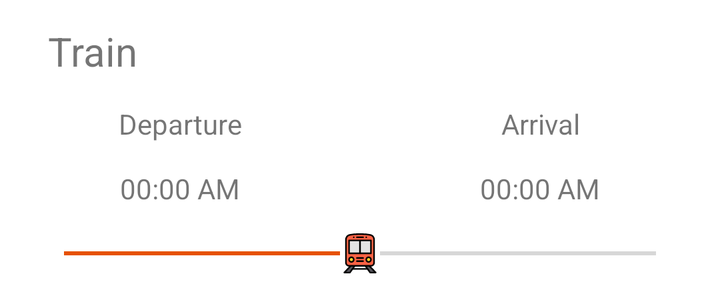
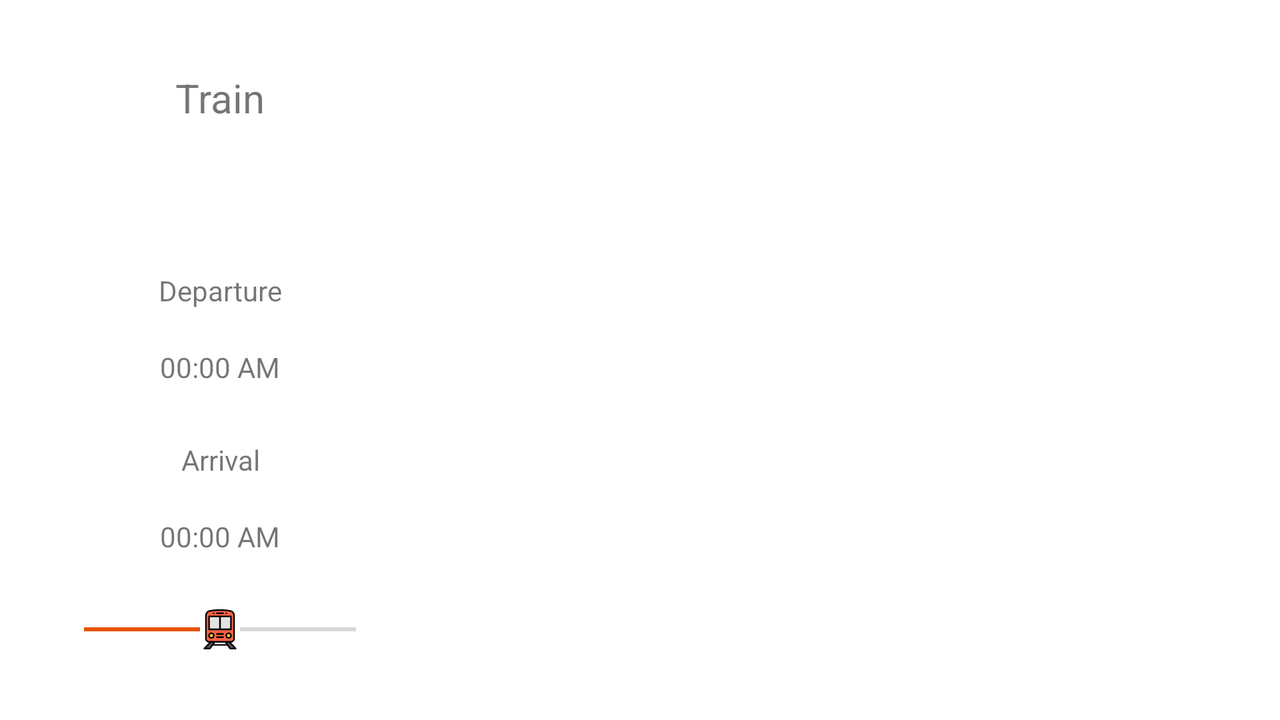

The same Android screen from two of the app's own layout files: first res/layout/ as a phone draws it, then the repository's variant for another configuration, drawn on a device whose configuration selects that folder. Both files follow.
<!-- AndroidManifest.xml: application theme AppTheme -->
<!-- res/layout/fragment_train_detail.xml -->
<?xml version="1.0" encoding="utf-8"?>

<androidx.constraintlayout.widget.ConstraintLayout xmlns:android="http://schemas.android.com/apk/res/android"
    xmlns:app="http://schemas.android.com/apk/res-auto"
    xmlns:tools="http://schemas.android.com/tools"
    android:layout_width="match_parent"
    android:layout_height="150dp"
    android:layout_alignParentBottom="false"
    android:background="@drawable/round_rect">

    <TextView
        android:id="@+id/lblDetailTrain"
        android:layout_width="wrap_content"
        android:layout_height="wrap_content"
        android:layout_marginStart="24dp"
        android:layout_marginTop="12dp"
        android:text="@string/train"
        android:textSize="20sp"
        app:layout_constraintEnd_toStartOf="@+id/lblDetailDelay"
        app:layout_constraintHorizontal_bias="0.0"
        app:layout_constraintStart_toStartOf="parent"
        app:layout_constraintTop_toTopOf="parent" />

    <TextView
        android:id="@+id/lblDetailStDeparture"
        android:layout_width="0dp"
        android:layout_height="wrap_content"
        android:layout_marginHorizontal="16dp"
        android:layout_marginVertical="12dp"
        android:layout_weight="1"
        android:gravity="center"
        android:text="@string/departure"
        android:textAlignment="center"
        android:textSize="14sp"
        app:layout_constraintBottom_toTopOf="@+id/lblDetailDeparture"
        app:layout_constraintEnd_toStartOf="@+id/lblDetailStArrival"
        app:layout_constraintHorizontal_bias="0.5"
        app:layout_constraintStart_toStartOf="parent"
        app:layout_constraintTop_toBottomOf="@id/lblDetailTrain" />

    <TextView
        android:id="@+id/lblDetailDeparture"
        android:layout_width="0dp"
        android:layout_height="wrap_content"
        android:layout_marginHorizontal="16dp"
        android:layout_marginBottom="12dp"
        android:layout_weight="1"
        android:gravity="center"
        android:text="@string/default_time"
        android:textAlignment="center"
        android:textSize="14sp"
        app:layout_constraintBottom_toTopOf="@+id/trainStatusBar"
        app:layout_constraintEnd_toStartOf="@+id/lblDetailArrival"
        app:layout_constraintHorizontal_bias="0.5"
        app:layout_constraintStart_toStartOf="parent"
        app:layout_constraintTop_toBottomOf="@+id/lblDetailStDeparture" />

    <TextView
        android:id="@+id/lblDetailStArrival"
        android:layout_width="0dp"
        android:layout_height="wrap_content"
        android:layout_marginHorizontal="16dp"
        android:layout_marginVertical="12dp"
        android:layout_weight="1"
        android:gravity="center"
        android:text="@string/arrival"
        android:textAlignment="center"
        android:textSize="14sp"
        app:layout_constraintBottom_toTopOf="@+id/lblDetailDeparture"
        app:layout_constraintEnd_toEndOf="parent"
        app:layout_constraintHorizontal_bias="0.5"
        app:layout_constraintStart_toEndOf="@+id/lblDetailStDeparture"
        app:layout_constraintTop_toBottomOf="@id/lblDetailTrain" />

    <TextView
        android:id="@+id/lblDetailArrival"
        android:layout_width="0dp"
        android:layout_height="wrap_content"
        android:layout_marginHorizontal="16dp"
        android:layout_marginVertical="12dp"
        android:layout_weight="1"
        android:gravity="center"
        android:text="@string/default_time"
        android:textAlignment="center"
        android:textSize="14sp"
        app:layout_constraintBottom_toTopOf="@+id/trainStatusBar"
        app:layout_constraintEnd_toEndOf="parent"
        app:layout_constraintHorizontal_bias="0.5"
        app:layout_constraintStart_toEndOf="@+id/lblDetailDeparture"
        app:layout_constraintTop_toBottomOf="@+id/lblDetailStDeparture" />

    <SeekBar
        android:id="@+id/trainStatusBar"
        style="@style/Widget.AppCompat.SeekBar"
        android:layout_width="match_parent"
        android:layout_height="wrap_content"
        android:layout_marginHorizontal="16dp"
        android:layout_marginBottom="12dp"
        android:layout_weight="1"
        android:max="100"
        android:min="0"
        android:progress="50"
        android:progressTint="@color/colorAccent"
        android:thumb="@drawable/thumb_train"
        app:layout_constraintBottom_toBottomOf="parent"
        app:layout_constraintTop_toBottomOf="@+id/lblDetailDeparture"
        tools:layout_editor_absoluteX="16dp" />

    <TextView
        android:id="@+id/lblDetailDelay"
        android:layout_width="wrap_content"
        android:layout_height="wrap_content"
        android:layout_marginTop="12dp"
        android:layout_marginEnd="24dp"
        android:layout_marginBottom="12dp"
        android:text=""
        app:layout_constraintBottom_toTopOf="@+id/lblDetailStArrival"
        app:layout_constraintEnd_toEndOf="parent"
        app:layout_constraintTop_toTopOf="parent" />

</androidx.constraintlayout.widget.ConstraintLayout>
<!-- resources referenced by this layout -->
<resources>
  <color name="colorAccent">#E65100</color>
  <!-- drawable round_rect (drawable) -->
  <?xml version="1.0" encoding="utf-8"?>
  
  <shape xmlns:android="http://schemas.android.com/apk/res/android"
      android:shape="rectangle">
      <solid android:color="@color/background" />
      <corners
          android:topLeftRadius="20dp"
          android:topRightRadius="20dp" />
  </shape>
  <!-- drawable thumb_train: vector/xml drawable (drawable, 4279 chars, omitted) -->
  <string name="arrival">Arrival</string>
  <string name="default_time">00:00 AM</string>
  <string name="departure">Departure</string>
  <string name="train">Train</string>
  <style name="AppTheme" parent="Theme.MaterialComponents.DayNight.NoActionBar">
          <item name="colorPrimary">@color/colorPrimary</item>
          <item name="colorPrimaryDark">@color/colorPrimaryDark</item>
          <item name="colorAccent">@color/colorAccent</item>
          <item name="actionBarTheme">@style/AppTheme.ActionBar</item>
          <item name="alertDialogTheme">@style/AppTheme.AlertDialog</item>
          <item name="android:windowIsTranslucent">true</item>
          <item name="android:windowBackground">@android:color/transparent</item>
      </style>
  <color name="colorPrimary">#F57C00</color>
  <color name="colorPrimaryDark">#EF6C00</color>
  <style name="AppTheme.ActionBar" parent="ThemeOverlay.MaterialComponents.ActionBar">
          <item name="android:textColorPrimary">@android:color/white</item>
          <item name="android:textColorSecondary">@android:color/white</item>
          <item name="android:textColorHint">@android:color/white</item>
          <item name="android:itemTextAppearance">@style/AppTheme.ActionBar.TextAppearance</item>
      </style>
  <style name="AppTheme.AlertDialog" parent="Theme.MaterialComponents.DayNight.Dialog.Alert">
          <item name="colorPrimary">@color/colorPrimary</item>
          <item name="colorPrimaryDark">@color/colorPrimaryDark</item>
          <item name="colorAccent">@color/colorAccent</item>
      </style>
  <style name="AppTheme.ActionBar.TextAppearance" parent="TextAppearance.MaterialComponents.Body1">
          <item name="android:textColor">@color/colorTextDark</item>
      </style>
  <color name="colorTextDark">#444444</color>
</resources>
<!-- res/layout-land/fragment_train_detail.xml (the repository's variant of the layout above) -->
<!-- drawn on the phone turned sideways -->
<?xml version="1.0" encoding="utf-8"?>

<androidx.constraintlayout.widget.ConstraintLayout xmlns:android="http://schemas.android.com/apk/res/android"
    xmlns:app="http://schemas.android.com/apk/res-auto"
    android:layout_width="220dp"
    android:layout_height="match_parent"
    android:layout_alignParentBottom="false"
    android:background="@color/background">

    <TextView
        android:id="@+id/lblDetailTrain"
        android:layout_width="wrap_content"
        android:layout_height="wrap_content"
        android:layout_marginStart="24dp"
        android:layout_marginTop="16dp"
        android:layout_marginEnd="24dp"
        android:layout_marginBottom="8dp"
        android:text="@string/train"
        android:textSize="20sp"
        app:layout_constraintBottom_toTopOf="@+id/lblDetailDelay"
        app:layout_constraintEnd_toEndOf="parent"
        app:layout_constraintStart_toStartOf="parent"
        app:layout_constraintTop_toTopOf="parent" />

    <TextView
        android:id="@+id/lblDetailDelay"
        android:layout_width="wrap_content"
        android:layout_height="wrap_content"
        android:layout_marginBottom="8dp"
        android:text=""
        app:layout_constraintBottom_toTopOf="@+id/lblDetailStDeparture"
        app:layout_constraintEnd_toEndOf="parent"
        app:layout_constraintHorizontal_bias="0.5"
        app:layout_constraintStart_toStartOf="parent"
        app:layout_constraintTop_toBottomOf="@+id/lblDetailTrain" />

    <TextView
        android:id="@+id/lblDetailStDeparture"
        android:layout_width="wrap_content"
        android:layout_height="wrap_content"
        android:layout_marginHorizontal="16dp"
        android:layout_weight="1"
        android:gravity="center"
        android:text="@string/departure"
        android:textAlignment="center"
        android:textSize="14sp"
        app:layout_constraintBottom_toTopOf="@+id/lblDetailDeparture"
        app:layout_constraintEnd_toEndOf="parent"
        app:layout_constraintHorizontal_bias="0.5"
        app:layout_constraintStart_toStartOf="parent"
        app:layout_constraintTop_toBottomOf="@+id/lblDetailDelay" />

    <TextView
        android:id="@+id/lblDetailDeparture"
        android:layout_width="wrap_content"
        android:layout_height="wrap_content"
        android:layout_marginHorizontal="16dp"
        android:layout_marginBottom="8dp"
        android:layout_weight="1"
        android:gravity="center"
        android:text="@string/default_time"
        android:textAlignment="center"
        android:textSize="14sp"
        app:layout_constraintBottom_toTopOf="@+id/lblDetailStArrival"
        app:layout_constraintEnd_toEndOf="parent"
        app:layout_constraintHorizontal_bias="0.5"
        app:layout_constraintStart_toStartOf="parent"
        app:layout_constraintTop_toBottomOf="@+id/lblDetailStDeparture" />

    <TextView
        android:id="@+id/lblDetailStArrival"
        android:layout_width="wrap_content"
        android:layout_height="wrap_content"
        android:layout_marginHorizontal="16dp"
        android:layout_weight="1"
        android:gravity="center"
        android:text="@string/arrival"
        android:textAlignment="center"
        android:textSize="14sp"
        app:layout_constraintBottom_toTopOf="@+id/lblDetailArrival"
        app:layout_constraintEnd_toEndOf="parent"
        app:layout_constraintHorizontal_bias="0.5"
        app:layout_constraintStart_toStartOf="parent"
        app:layout_constraintTop_toBottomOf="@+id/lblDetailDeparture" />

    <TextView
        android:id="@+id/lblDetailArrival"
        android:layout_width="wrap_content"
        android:layout_height="wrap_content"
        android:layout_marginHorizontal="16dp"
        android:layout_marginBottom="8dp"
        android:layout_weight="1"
        android:gravity="center"
        android:text="@string/default_time"
        android:textAlignment="center"
        android:textSize="14sp"
        app:layout_constraintBottom_toTopOf="@+id/trainStatusBar"
        app:layout_constraintEnd_toEndOf="parent"
        app:layout_constraintHorizontal_bias="0.5"
        app:layout_constraintStart_toStartOf="parent"
        app:layout_constraintTop_toBottomOf="@+id/lblDetailStArrival" />

    <SeekBar
        android:id="@+id/trainStatusBar"
        style="@style/Widget.AppCompat.SeekBar"
        android:layout_width="168dp"
        android:layout_height="wrap_content"
        android:layout_marginHorizontal="16dp"
        android:layout_marginBottom="16dp"
        android:layout_weight="1"
        android:max="100"
        android:min="0"
        android:progress="50"
        android:progressTint="@color/colorAccent"
        android:thumb="@drawable/thumb_train"
        app:layout_constraintBottom_toBottomOf="parent"
        app:layout_constraintEnd_toEndOf="parent"
        app:layout_constraintHorizontal_bias="0.5"
        app:layout_constraintStart_toStartOf="parent"
        app:layout_constraintTop_toBottomOf="@+id/lblDetailArrival" />

</androidx.constraintlayout.widget.ConstraintLayout>
<!-- resources referenced by the variant -->
<!-- as the phone turned sideways resolves them -->
<resources>
  <color name="colorAccent">#E65100</color>
  <!-- drawable thumb_train: vector/xml drawable (drawable, 4279 chars, omitted) -->
  <string name="arrival">Arrival</string>
  <string name="default_time">00:00 AM</string>
  <string name="departure">Departure</string>
  <string name="train">Train</string>
  <style name="AppTheme" parent="Theme.MaterialComponents.DayNight.NoActionBar">
          <item name="colorPrimary">@color/colorPrimary</item>
          <item name="colorPrimaryDark">@color/colorPrimaryDark</item>
          <item name="colorAccent">@color/colorAccent</item>
          <item name="actionBarTheme">@style/AppTheme.ActionBar</item>
          <item name="alertDialogTheme">@style/AppTheme.AlertDialog</item>
          <item name="android:windowIsTranslucent">true</item>
          <item name="android:windowBackground">@android:color/transparent</item>
      </style>
  <color name="colorPrimary">#F57C00</color>
  <color name="colorPrimaryDark">#EF6C00</color>
  <style name="AppTheme.ActionBar" parent="ThemeOverlay.MaterialComponents.ActionBar">
          <item name="android:textColorPrimary">@android:color/white</item>
          <item name="android:textColorSecondary">@android:color/white</item>
          <item name="android:textColorHint">@android:color/white</item>
          <item name="android:itemTextAppearance">@style/AppTheme.ActionBar.TextAppearance</item>
      </style>
  <style name="AppTheme.AlertDialog" parent="Theme.MaterialComponents.DayNight.Dialog.Alert">
          <item name="colorPrimary">@color/colorPrimary</item>
          <item name="colorPrimaryDark">@color/colorPrimaryDark</item>
          <item name="colorAccent">@color/colorAccent</item>
      </style>
  <style name="AppTheme.ActionBar.TextAppearance" parent="TextAppearance.MaterialComponents.Body1">
          <item name="android:textColor">@color/colorTextDark</item>
      </style>
  <color name="colorTextDark">#444444</color>
</resources>
